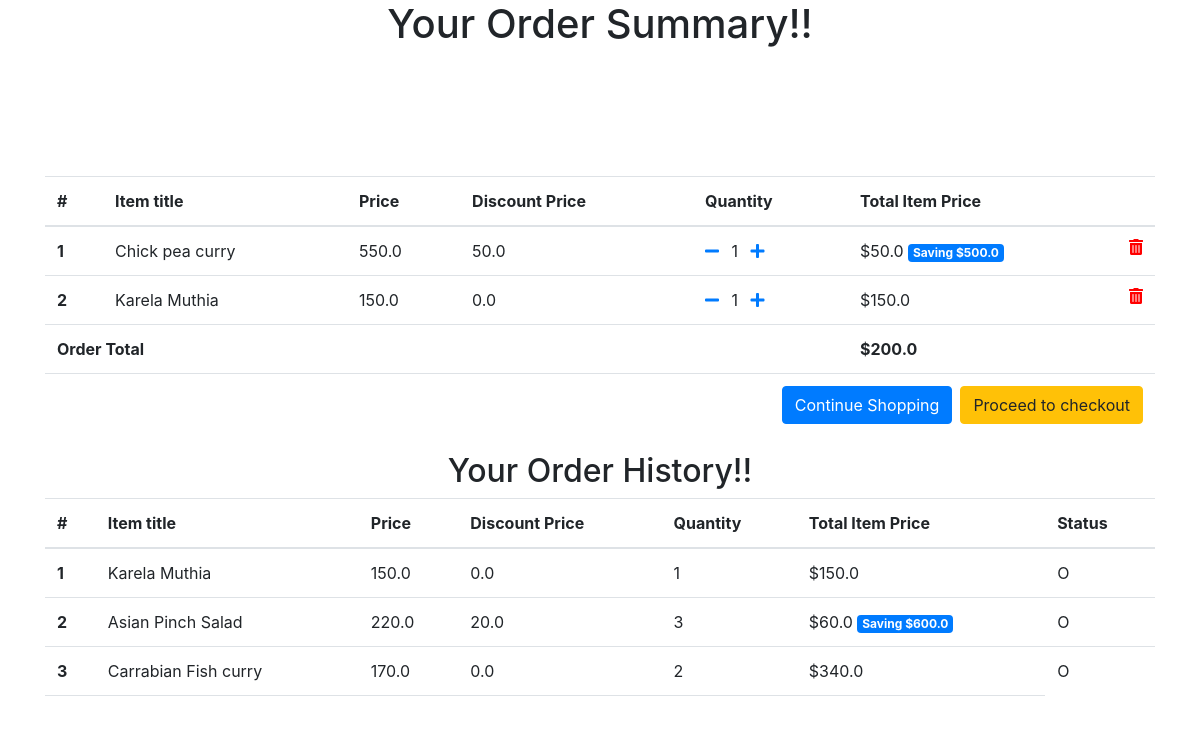
/order-summary/ (signed in), run on an earlier commit of the app's database.
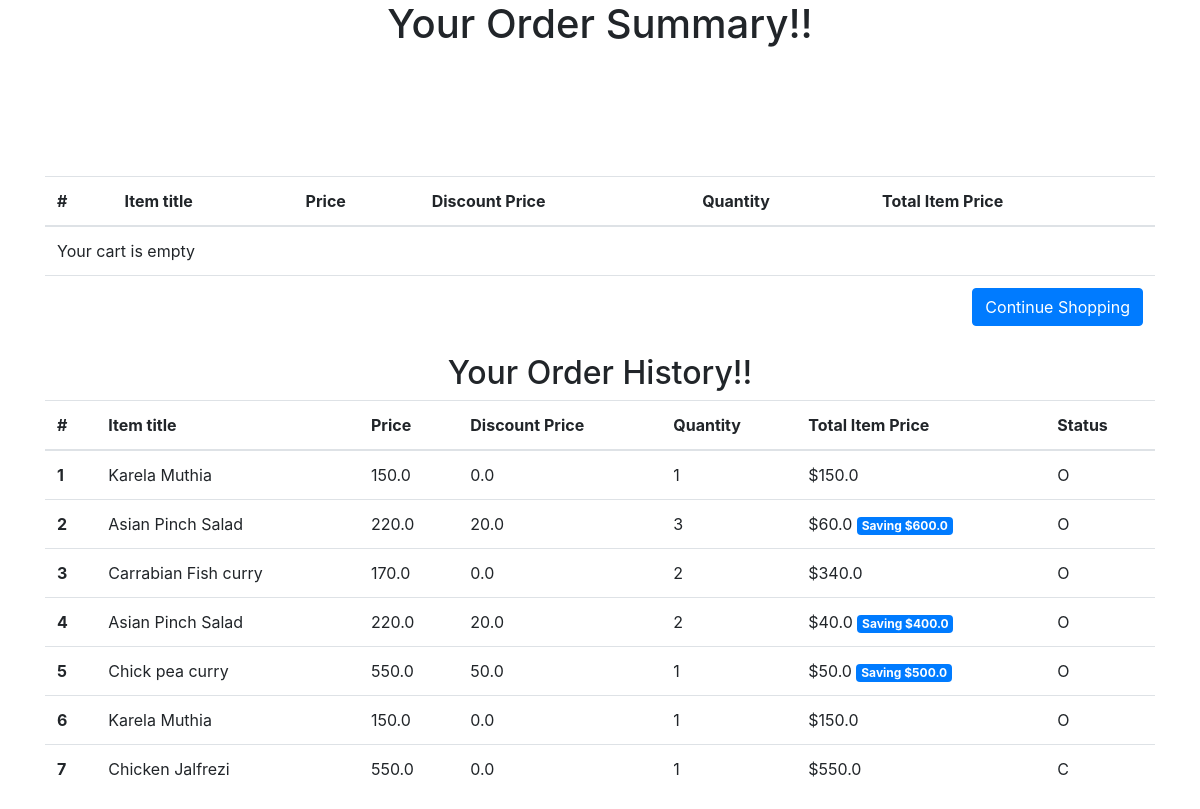
And on a later commit of the database.
### core/models.py (models this page shows, shortened)
class OrderItem(models.Model):
    user = models.ForeignKey(settings.AUTH_USER_MODEL,
                             on_delete=models.CASCADE)
    ordered = models.BooleanField(default=False)
    item = models.ForeignKey(Item, on_delete=models.CASCADE)
    quantity = models.IntegerField(default=1)
    timestampStr = datetime.now().strftime("%d-%b-%Y (%H:%M:%S.%f)")
    status = models.CharField(choices=STATUS_CHOICES, max_length =1, default = 'O')
    chef_key = models.CharField(max_length=100 , default = timestampStr)
    def get_total_item_price(self):
        return self.quantity * self.item.price
    def get_total_discount_item_price(self):
        return self.quantity * self.item.discount_price
    def get_amount_saved(self):
        return self.get_total_item_price() - self.get_total_discount_item_price()
    def get_final_price(self):
    	if self.item.discount_price:
    		return self.get_total_discount_item_price()
    	return self.get_total_item_price()

class Item(models.Model):
    chef = models.ForeignKey(settings.AUTH_USER_MODEL,on_delete=models.CASCADE, null=True)
    title = models.CharField(max_length=100)
    is_veg = models.BooleanField(default=True)
    available = models.BooleanField(default=True)
    price = models.FloatField()
    discount_price = models.FloatField(blank=True, null=True)
    calories = models.FloatField(default=0)
    slug = models.SlugField(unique=True)
    description = models.TextField()
    image = models.ImageField(upload_to='item_pics')

class Order(models.Model):
    user = models.ForeignKey(settings.AUTH_USER_MODEL,on_delete=models.CASCADE)
    items = models.ManyToManyField(OrderItem)
    start_date = models.DateTimeField(auto_now_add=True)
    ordered_date = models.DateTimeField(auto_now = True)
    ordered = models.BooleanField(default=False)
    def get_total(self):
        total = 0
        for order_item in self.items.filter(ordered=False).all():
            total += order_item.get_final_price()
        return total

### core/views.py (the view)
# urls.py: path('order-summary/', OrderSummaryView.as_view(), name='order-summary'),
class OrderSummaryView(LoginRequiredMixin, View):
	def get(self, *args, **kwargs):
		try:
			order = Order.objects.get(user=self.request.user, ordered=False)
			order1 = Order.objects.get(user=self.request.user, ordered=False).items.filter(user=self.request.user,ordered=False).all()
			order2 = Order.objects.get(user=self.request.user, ordered=False).items.filter(user=self.request.user,ordered=True).all()
			context = {
				'object' : order,
				'object1' : order1,
				'object2' : order2
			}
			return render(self.request, 'core/order_summary.html', context)
		except ObjectDoesNotExist:
			messages.info(self.request, "You do not have an active order")
			return redirect("core:menu")

### core/templates/core/order_summary.html (shortened to what this page needs)
{% load static %}
<!DOCTYPE html>
<html lang="en">
<head>
  <link rel="stylesheet" href="https://stackpath.bootstrapcdn.com/bootstrap/4.3.1/css/bootstrap.min.css">
  <link rel="stylesheet" href="https://use.fontawesome.com/releases/v5.6.3/css/all.css">
</head>
<body>
  <h1 align="center">Your Order Summary!!</h1>
  <br> <br> <br> <br> <br>
  <div class="container">
    <div class="table-responsive text-nowrap">
  <table class="table">
    <thead>
      <tr>
        <th scope="col">#</th>
        <th scope="col">Item title</th>
        <th scope="col">Price</th>
        <th scope="col">Discount Price</th>
        <th scope="col">Quantity</th>
        <th scope="col">Total Item Price</th>
      </tr>
    </thead>
    <tbody>
    {% for order_item in object1 %}
      <tr>
        <th scope="row">{{ forloop.counter }}</th>
        <td> {{order_item.item.title}} </td>
        <td>{{order_item.item.price}}</td>
        <td>{{order_item.item.discount_price}}</td>
        <td>
                <a href="{% url 'core:remove-single-item-from-cart' order_item.item.slug %}"><i class="fas fa-minus mr-2"></i></a>
                {{ order_item.quantity }}
                <a href="{% url 'core:add-to-cart' order_item.item.slug %}"><i class="fas fa-plus ml-2"></i></a>
        </td>
        <td>
          {% if order_item.item.discount_price %}
                ${{order_item.get_total_discount_item_price}}
                <span class="badge badge-primary">Saving ${{order_item.get_amount_saved}}</span>
          {% else %}
                ${{order_item.get_total_item_price}}
          {% endif %}
          <a style="color: red;" href="{% url 'core:remove-from-cart' order_item.item.slug %}">
            <i class="fas fa-trash-alt float-right"></i>
          </a>
        </td>
      </tr>
      {% empty %}
      <tr>
        <td colspan="6">Your cart is empty</td>
      </tr>
      <tr>
        <td colspan="6">
            <a class="btn btn-primary float-right" href="{% url 'core:menu' %}">Continue Shopping</a>
        </td>
      </tr>
    {% endfor %}
    {% if object.get_total %}
    <tr>
      <td colspan="5"><b>Order Total</b></td>
      <td><b>${{ object.get_total }} </b></td>
    </tr>
    <tr>
      <td colspan="6">
        <a class="btn btn-warning float-right ml-2" href="{% url 'payments:pay' %}">Proceed to checkout</a>
        <a class="btn btn-primary float-right" href="{% url 'core:menu' %}">Continue Shopping</a>
      </td>
    </tr>
    {% endif %}
    </tbody>
  </table>
  <h2 align="center">Your Order History!!</h2>
  <table class="table">
    <thead>
      <tr>
        <th scope="col">#</th>
        <th scope="col">Item title</th>
        <th scope="col">Price</th>
        <th scope="col">Discount Price</th>
        <th scope="col">Quantity</th>
        <th scope="col">Total Item Price</th>
        <th scope="col">Status</th>
      </tr>
    </thead>
    <tbody>
    {% for order_item in object2 %}
      <tr>
        <th scope="row">{{ forloop.counter }}</th>
        <td> {{order_item.item.title}} </td>
        <td>{{order_item.item.price}}</td>
        <td>{{order_item.item.discount_price}}</td>
        <td>
                {{ order_item.quantity }}
        </td>
        <td>
          {% if order_item.item.discount_price %}
                ${{order_item.get_total_discount_item_price}}
                <span class="badge badge-primary">Saving ${{order_item.get_amount_saved}}</span>
          {% else %}
                ${{order_item.get_total_item_price}}
          {% endif %}
        </td>
          <td>{{order_item.status}}</td>
      </tr>
    {% endfor %}
    {% if object.get_total %}
    <tr>
      <td colspan="6">
      </td>
    </tr>
    {% endif %}
    </tbody>
  </table>
</div>
  </div>
</body>
</html>

What changed in the data, as far as the page shows it:
no longer on this page (row unchanged): Order: get_total "200.0"
now on this page (row edited): OrderItem: item "Asian Pinch Salad", item.price "220.0", item.discount_price "20.0", quantity "2", get_total_discount_item_price "40.0", get_amount_saved "400.0", status "O", shown under "Your Order History!!"
changed OrderItem "Chick pea curry": moves from the list under "Your Order Summary!!" to the list under "Your Order History!!"
changed OrderItem (number 6 of 7 on the later page): moves from the list under "Your Order Summary!!" to the list under "Your Order History!!"
added OrderItem: item "Chicken Jalfrezi", item.price "550.0", item.discount_price "0.0", quantity "1", get_total_item_price "550.0", status "C", shown under "Your Order History!!"
Also different on the page:
text no longer shown: "Order Total $ Proceed to checkout"
text now shown: "Your cart is empty"
